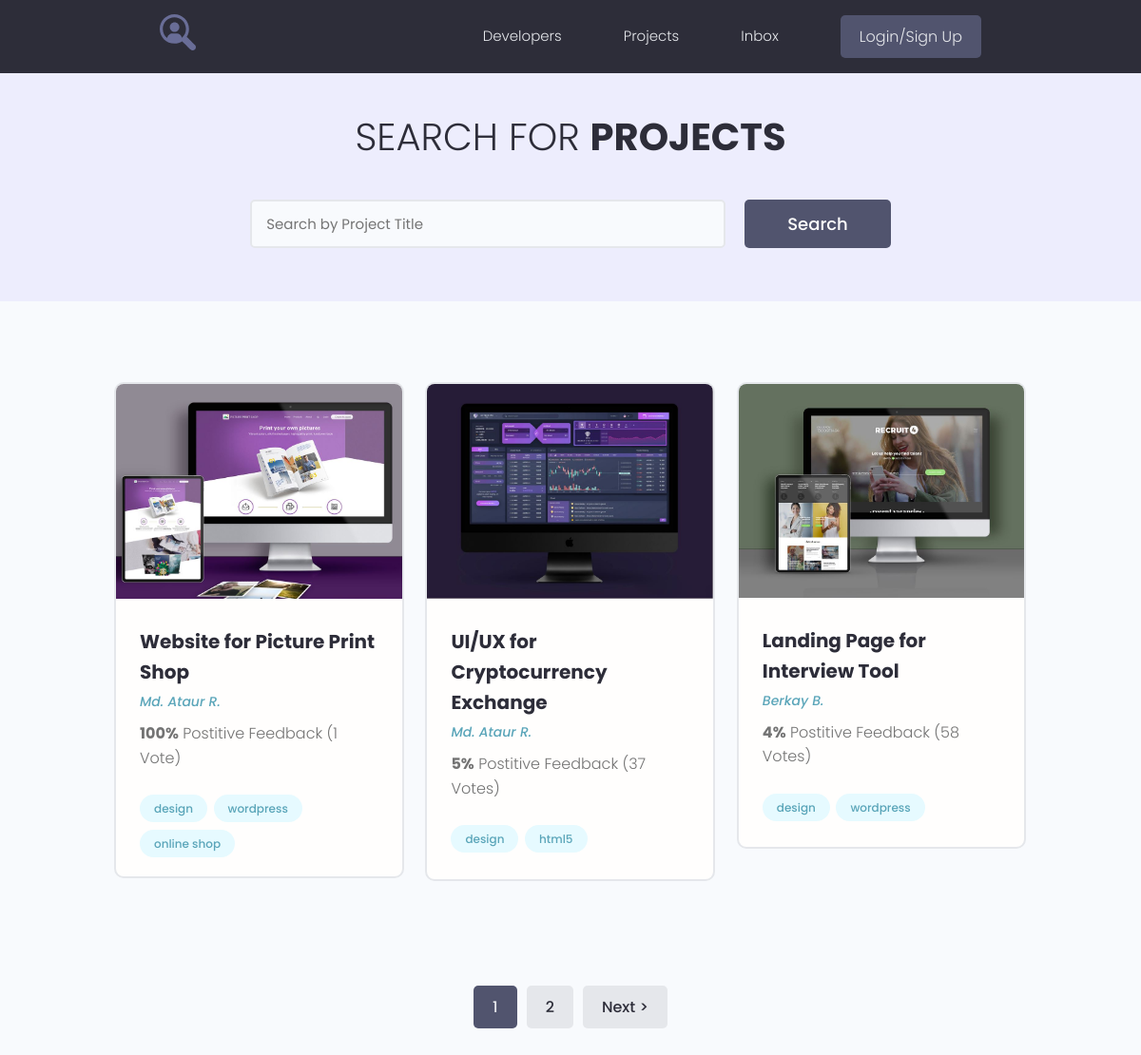
/projects/, run on the app's committed database.
### projects/models.py (models this page shows, shortened)
class Project(models.Model):
    owner = models.ForeignKey(Profile, on_delete=models.SET_NULL, blank=True, null=True)
    title = models.CharField(max_length=200)
    description = models.TextField(blank=True, null=True)
    feature_image = models.ImageField(blank=True, null=True, upload_to='projects/%Y/%m/%d', default='default.jpg')
    demo_link = models.CharField(max_length=200, blank=True, null=True)
    source_link = models.CharField(max_length=200, blank=True, null=True)
    tags = models.ManyToManyField('Tag', blank=True)
    vote_total = models.IntegerField(default=0)
    vote_ratio = models.IntegerField(default=0)
    created = models.DateTimeField(auto_now_add=True)
    class Meta:
        ordering = [
            '-vote_ratio',
            'vote_total',
            'title',
        ]

class Tag(models.Model):
    name = models.CharField(max_length=200)
    created = models.DateTimeField(auto_now_add=True)
    def __str__(self):
        return self.name

### users/models.py (models this page shows, shortened)
class Profile(models.Model):
    user = models.OneToOneField(User, on_delete=models.CASCADE, null=True, blank=True)
    name = models.CharField(max_length=200, blank=True, null=True)
    email = models.EmailField(max_length=200, blank=True, null=True)
    username = models.CharField(max_length=200, blank=True, null=True)
    short_info = models.CharField(max_length=200, blank=True, null=True)
    bio = models.TextField(blank=True, null=True)
    profile_image = models.ImageField(upload_to='profiles/', default='profiles/user-default.png')
    social_github = models.CharField(max_length=200, blank=True, null=True)
    social_youtube = models.CharField(max_length=200, blank=True, null=True)
    social_website = models.CharField(max_length=200, blank=True, null=True)
    created = models.DateTimeField(auto_now_add=True)

### projects/views.py (the view)
# urls.py: path('', get_projects, name='projects'),
def get_projects(request):
    projects, search_query = search_projects(request)
    custom_range, projects = paginate_projects(request, projects, 3)
    context = {
        'projects': projects,
        'search_query': search_query,
        'custom_range': custom_range,
    }
    return render(request, 'projects/projects.html', context=context)

### projects/utils.py (called while the page is built)
def search_projects(request):
    search_query = ''
    if request.GET.get('search_query'):
        search_query = request.GET.get('search_query')
    tags = Tag.objects.filter(name__icontains=search_query)
    projects = Project.objects.distinct().filter(Q(title__icontains=search_query) | Q(description__icontains=search_query) | Q(
        owner__name__icontains=search_query) | Q(tags__in=tags))
    return projects, search_query

def paginate_projects(request, projects, results):
    page = request.GET.get('page')
    paginator = Paginator(projects, results)
    try:
        projects = paginator.page(page)
    except PageNotAnInteger:
        page = 1
        projects = paginator.page(page)
    except EmptyPage:
        page = paginator.num_pages
        projects = paginator.page(page)
    left_index = int(page) - 2
    if left_index < 1:
        left_index = 1
    right_index = int(page) + 2
    if right_index > paginator.num_pages:
        right_index = paginator.num_pages + 1
    custom_range = range(left_index, right_index)
    return custom_range, projects

### projects/templates/projects/projects.html (shortened to what this page needs)
{% extends 'projects/base.html' %}
{% block content %}
  <main class="projects">
    <section class="hero-section text-center">
      <div class="container container--narrow">
        <div class="hero-section__box">
          <h2>Search for <span>Projects</span></h2>
        </div>
        <div class="hero-section__search">
          <form id="search" class="form" action="{% url 'projects' %}" method="get">
            <div class="form__field">
              <input class="input input--text" id="formInput#search" type="text" name="search_query"
                placeholder="Search by Project Title" value="{{ search_query }}"/>
            </div>
            <input class="btn btn--sub btn--lg" type="submit" value="Search" />
          </form>
        </div>
      </div>
    </section>
    <section class="projectsList">
      <div class="container">
        <div class="grid grid--three">
          {% for project in projects %}
          <div class="column">
            <div class="card project">
              <a href="{% url 'project' project.id %}" class="project">
                <img class="project__thumbnail" src="{{ project.feature_image.url }}" alt="project thumbnail" />
                <div class="card__body">
                  <h3 class="project__title">{{ project.title }}</h3>
                  <p><a class="project__author" href="{% url 'project' project.id %}">{{ project.owner.name }}</a></p>
                  <p class="project--rating">
                    <span style="font-weight: bold;">{{ project.vote_ratio }}%</span> Postitive
                    Feedback ({{ project.vote_total }} Vote{{ project.vote_total|pluralize:'s' }})
                  </p>
                  <div class="project__tags">
                    {% for tag in project.tags.all %}
                      <span class="tag tag--pill tag--main">
                        <small>{{ tag }}</small>
                      </span>
                    {% endfor %}
                  </div>
                </div>
              </a>
            </div>
          </div>
          {% endfor %}
        </div>
      </div>
    </section>
    {% include 'projects/pagination.html' with queryset=projects custom_range=custom_range %}
  </main>
{% endblock %}

### projects/static/styles/app.css (style rules this page uses)
:root { --color-sub: #2d2d39; }
.btn--sub { background-color: var(--color-sub-light); }
.card { border: 2px solid var(--color-light); }
img { width: 100%; }
.hero-section { height: 40vh; display: flex; align-items: center; background-color: var(--color-sub); }
.hero-section__box { margin-bottom: 4rem; }
.hero-section__box > h2, .hero-section__box > h2 > span { font-size: 4rem; color: var(--color-light); line-height: 1.3; text-transform: uppercase; }
.hero-section__box > h2 { font-weight: 300; }
.hero-section__box > h2 > span { font-weight: 700; }
.hero-section__search > .form { display: flex; align-items: center; justify-content: center; gap: 2rem; }
.hero-section__search > .form input.input--text { width: 50rem; }
.project__author { font-size: 1.4rem; font-style: italic; }
.project--rating { margin-bottom: 1.6em; margin-top: .5em; }
.projects > .hero-section { background: var(--color-sub-lighter); height: 30vh; }
.projects .hero-section__box { margin-bottom: 2.5rem; }
.projects .hero-section__box > h2 { color: var(--color-sub); }
.projects .hero-section__box > h2 > span { font-weight: 700; color: var(--color-sub); }
.projectsList { margin-top: 8rem; }
.project__thumbnail { object-fit: cover; object-position: top center; width: 100%; }
.project__title { font-size: 2rem; font-weight: 700; color: var(--color-sub); }

### projects/static/uikit/styles/modules/_variables.css (style rules this page uses)
:root { --color-main: #5aa5b9; --color-main-light: #e6faff; --color-sub: #3f4156; --color-sub-light: #51546e; --color-sub-lighter: #ededfd; --color-text: #737373; --color-gray: #8b8b8b; --color-light: #e5e7eb; --color-light-gray: #767676; --color-bg: #f8fafd; --color-white: #fffefd; --color-white-light: #f3f3f3; --color-success: #359e64; --color-success-bg: #def8e8; --color-error: #fc4b0b; --color-error-bg: #fff2ee; --font-base: 'Poppins', arial, helvetica, 'Segoe UI', roboto, ubuntu, sans-serif; --font-monospace: 'Fira Code', 'Courier New', courier, monospace; --font-regular: 300; --font-medium: 500; --font-bold: 700; --generic-shadow: 1px 1px 5px #00000010; --generic-transition: all 0.3s ease-in-out; }

### projects/static/uikit/styles/modules/_base.css (style rules this page uses)
* { margin: 0; padding: 0; box-sizing: border-box; text-rendering: optimizeLegibility; color: inherit; font-size: inherit; }
html { font-size: 50%; }
@media only screen and (min-width: 480px) { html { font-size: 56.25%; } }
@media only screen and (min-width: 1200px) { html { font-size: 62.5%; } }
body { line-height: 1.6; font-weight: 400; font-size: 1.5rem; color: var(--color-text); background-color: var(--color-bg); min-height: 100vh; }

### projects/static/uikit/styles/modules/_typography.css (style rules this page uses)
* { font-family: var(--font-base); }
h2 { font-size: 3.6rem; font-weight: var(--font-bold); }
h3 { font-size: 3.2rem; font-weight: var(--font-medium); }
p, span, strong { font-size: 1.6rem; color: var(--color-text); font-weight: var(--font-regular); }
a { padding-bottom: 2px; text-decoration: none; display: inline-block; color: var(--color-main); font-weight: var(--font-medium); }

### projects/static/uikit/styles/modules/_utilities.css (style rules this page uses)
.container { width: 92%; max-width: 165rem; margin: 0 auto; box-sizing: border-box; }
.container--narrow { width: 92%; max-width: 120rem; }
@media screen and (min-width: 1000px) { .container { width: 90%; } }
@media screen and (min-width: 1000px) { .container--narrow { width: 85%; } }
@media screen and (min-width: 1200px) { .container { width: 80%; } }
@media screen and (min-width: 1200px) { .container--narrow { width: 72%; } }
.text-center { text-align: center; }

### projects/static/uikit/styles/modules/_button.css (style rules this page uses)
.btn { display: inline-block; position: relative; cursor: pointer; background-color: var(--color-light); font-weight: var(--font-medium); color: var(--color-sub); text-decoration: none; padding: 1rem 2rem; border-radius: 0.5rem; border: none; width: -webkit-fit-content; width: -moz-fit-content; width: fit-content; height: -webkit-fit-content; height: -moz-fit-content; height: fit-content; font-size: 1.6rem; outline-width: 0; outline-color: transparent; -webkit-backface-visibility: hidden; backface-visibility: hidden; transition: all 0.3s ease-in-out; }
.btn--sub { background-color: var(--color-sub); color: var(--color-white); }
.btn--lg { font-size: 1.8rem; padding: 1.2rem 4.5rem; }

### projects/static/uikit/styles/modules/_card.css (style rules this page uses)
.card { border-radius: 1rem; background-color: var(--color-white); border: 1.5px solid var(--color-light); width: auto; height: auto; margin-top: 0.5rem; margin-bottom: 0.5rem; overflow: hidden; }
.card__body, .card__header { padding: 2rem 2.5rem; }

### data on the page
Project: feature_image (picture), title "Website for Picture Print Shop", owner.name "Md. Ataur R.", vote_ratio "100", vote_total "1"
Tag: name "design"
Tag: name "wordpress"
Tag: name "online shop"
Project: feature_image (picture), title "UI/UX for Cryptocurrency Exchange", owner.name "Md. Ataur R.", vote_ratio "5", vote_total "37"
Tag: name "html5"
Project: feature_image (picture), title "Landing Page for Interview Tool", owner.name "Berkay B.", vote_ratio "4", vote_total "58"

### other printed values
{{ page }} "1"
{{ page }} "2"
